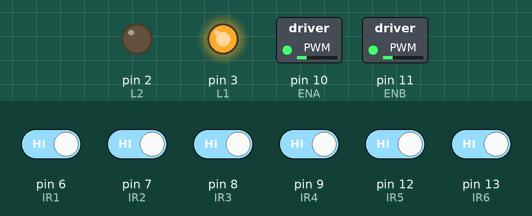
The sketch below on a simulated Arduino Uno, built with avr-gcc and run on an emulated ATmega328P. Shown: switched loads named in the sketch (green lamp = pin HIGH), output pins drawn as LEDs (lit = HIGH). Inputs (shaded band) come from the test bench; at power-on: pin 6 (IR1), pin 7 (IR2), pin 8 (IR3), pin 9 (IR4), pin 12 (IR5), pin 13 (IR6) HIGH. Pins used as bus, display or sensor lines are not drawn.

Above: at 1.2 s.
1.3 s: pin 6 (IR1) driven LOW
At 2.1 s:
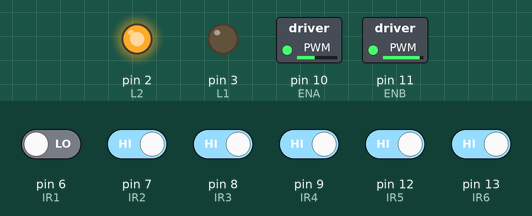
2.8 s: pin 7 (IR2) driven LOW
At 3.2 s:
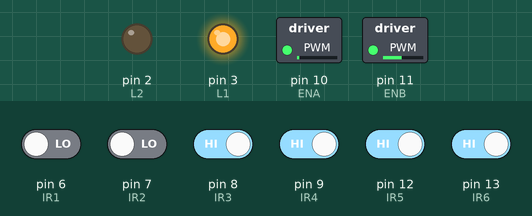
4.3 s: pin 7 (IR2) driven HIGH
At 5.5 s:
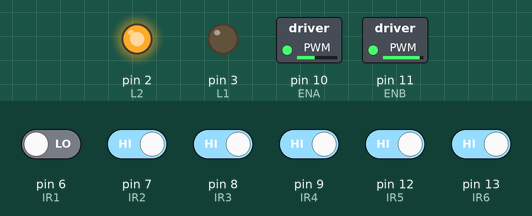
5.8 s: pin 8 (IR3) driven LOW
At 6.7 s:
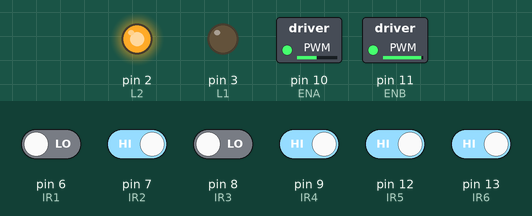
7.3 s: pin 6 (IR1) driven HIGH and pin 13 (IR6) driven LOW
At 7.9 s:
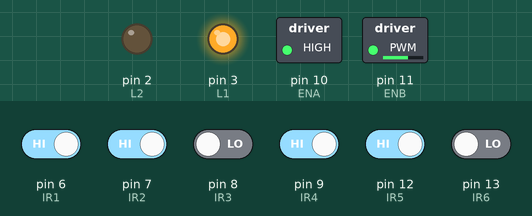
8.8 s: pin 8 (IR3) driven HIGH
At 10.2 s:
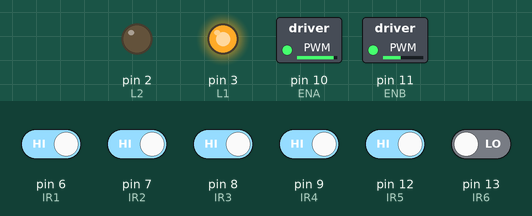
Timing chart, 0 to 11.3 s (numbered marks = the images above; inputs shaded):
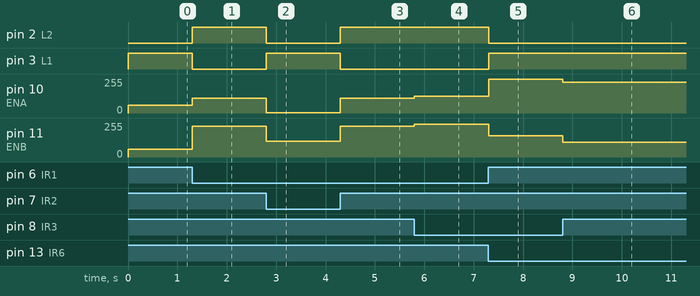

The sketch:

LFR_FINAL.ino
```cpp
//=====Pin Declaration=====//
//left to right
#define IR1 6
#define IR2 7
#define IR3 8
#define IR4 9
#define IR5 12
#define IR6 13

#define L2 2
#define L1 3
#define R2 4
#define R1 5

#define ENA 10
#define ENB 11

#define FWD 1
#define FWDL 0
#define FWDR 14
#define REVL 15


//=====PID values=====//
float P = 11.5;
float D = 0;
float I = 0;
float error = 0 ;
float oldErrorP = 0;
float oldErrorI = 0;
float totalError;


int baseSpeed = 60; //motor initial speed
float LMS;
float RMS;
float a;
float b;
float c;
float d;
float e;
float f;

int sensor[6] = {0, 0, 0, 0, 0, 0}; //array to store sensor readings


//=====Setup=====//
void setup()
{
  pinMode(IR1, INPUT);
  pinMode(IR2, INPUT);
  pinMode(IR3, INPUT);
  pinMode(IR4, INPUT);
  pinMode(IR5, INPUT);
  pinMode(IR6, INPUT);

  pinMode(L1, OUTPUT);
  pinMode(L2, OUTPUT);
  pinMode(R1, OUTPUT);
  pinMode(R2, OUTPUT);
  pinMode(ENA, OUTPUT);
  pinMode(ENB, OUTPUT);

  LMS = baseSpeed;
  RMS = baseSpeed;

  analogWrite(ENA, LMS);
  analogWrite(ENB, RMS);

}


//=====Destroy=====//
void loop()
{
  readSensors();
  calculateError();
  PID();

}


//=====Sensor Readings=====//
void readSensors()
{
  sensor[0] = digitalRead(IR1);
  sensor[1] = digitalRead(IR2);
  sensor[2] = digitalRead(IR3);
  sensor[3] = digitalRead(IR4);
  sensor[4] = digitalRead(IR5);
  sensor[5] = digitalRead(IR6);
}


//=====Error Calculation=====//
void calculateError()
{
  //WHITE AND DISCONTINUITY
  if (sensor[0] == 1 && sensor[1] == 1 && sensor[2] == 1 && sensor[3] == 1 && sensor[4] == 1 && sensor[5] == 1)
    error = 0;

  //PATH SPLIT
  if (sensor[0] == 0 && sensor[1] == 1 && sensor[2] == 1 && sensor[3] == 1 && sensor[4] == 1 && sensor[5] == 0)
    error  = 0;

  //T-POINT TO BE IGNORED
  if (sensor[0] == 0 && sensor[1] == 0 && sensor[2] == 0 && sensor[3] == 0 && sensor[4] == 0 && sensor[5] == 0)
    error = 0.1;

  //90 DEGREE
  if (sensor[0] == 1 && sensor[1] == 1 && sensor[2] == 0 && sensor[3] == 0 && sensor[4] == 0 && sensor[5] == 0)
    error = 12;

  //90 DEGREE
  if (sensor[0] == 0 && sensor[1] == 0 && sensor[2] == 0 && sensor[3] == 0 && sensor[4] == 1 && sensor[5] == 1)
    error = -9;

  //90 DEGREE
  if (sensor[0] == 1 && sensor[1] == 0 && sensor[2] == 0 && sensor[3] == 0 && sensor[4] == 0 && sensor[5] == 0)
    error = 10;

  //90 DEGREE
  if (sensor[0] == 0 && sensor[1] == 0 && sensor[2] == 0 && sensor[3] == 0 && sensor[4] == 0 && sensor[5] == 1)
    error  = -9;

  //ACUTE ANGLE
  if (sensor[0] == 1 && sensor[1] == 1 && sensor[2] == 0 && sensor[3] == 0 && sensor[4] == 1 && sensor[5] == 0)
    error  = 19;
  if (sensor[0] == 1 && sensor[1] == 1 && sensor[2] == 0 && sensor[3] == 1 && sensor[4] == 1 && sensor[5] == 0)
    error  = 19;
  if (sensor[0] == 1 && sensor[1] == 1 && sensor[2] == 1 && sensor[3] == 0 && sensor[4] == 1 && sensor[5] == 0)
    error  = 19;
  if (sensor[0] == 1 && sensor[1] == 0 && sensor[2] == 1 && sensor[3] == 0 && sensor[4] == 1 && sensor[5] == 1)
    error  = 19;

  //ACUTE ANGLE
  if (sensor[0] == 0 && sensor[1] == 1 && sensor[2] == 0 && sensor[3] == 0 && sensor[4] == 1 && sensor[5] == 1)
    error  = -16;
  if (sensor[0] == 0 && sensor[1] == 1 && sensor[2] == 1 && sensor[3] == 0 && sensor[4] == 1 && sensor[5] == 1)
    error  = -16;
  if (sensor[0] == 0 && sensor[1] == 1 && sensor[2] == 0 && sensor[3] == 1 && sensor[4] == 1 && sensor[5] == 1)
    error  = -16;
  //arrow
  if (sensor[0] == 0 && sensor[1] == 1 && sensor[2] == 0 && sensor[3] == 0 && sensor[4] == 1 && sensor[5] == 0)
  error  = 0;
  if (sensor[0] == 1 && sensor[1] == 0 && sensor[2] == 0 && sensor[3] == 0 && sensor[4] == 0 && sensor[5] == 1)
    error  = 0;
  //SETPOINT
  if (sensor[0] == 1 && sensor[1] == 1 && sensor[2] == 0 && sensor[3] == 0 && sensor[4] == 1 && sensor[5] == 1)
    error = 0;

  if (sensor[0] == 1 && sensor[1] == 1 && sensor[2] == 1 && sensor[3] == 1 && sensor[4] == 1 && sensor[5] == 0)
    error = 15;

  if (sensor[0] == 1 && sensor[1] == 1 && sensor[2] == 1 && sensor[3] == 1 && sensor[4] == 0 && sensor[5] == 0)
    error = 5;

  if (sensor[0] == 1 && sensor[1] == 1 && sensor[2] == 1 && sensor[3] == 0 && sensor[4] == 0 && sensor[5] == 0)
    error = 5;

  if (sensor[0] == 1 && sensor[1] == 1 && sensor[2] == 1 && sensor[3] == 1 && sensor[4] == 0 && sensor[5] == 1)
    error = 8;

  if (sensor[0] == 1 && sensor[1] == 1 && sensor[2] == 1 && sensor[3] == 0 && sensor[4] == 0 && sensor[5] == 1)
    error = 4;

  if (sensor[0] == 1 && sensor[1] == 1 && sensor[2] == 0 && sensor[3] == 0 && sensor[4] == 0 && sensor[5] == 1)
    error = 3;

  if (sensor[0] == 1 && sensor[1] == 1 && sensor[2] == 1 && sensor[3] == 0 && sensor[4] == 1 && sensor[5] == 1)
    error = 3;

  if (sensor[0] == 1 && sensor[1] == 0 && sensor[2] == 0 && sensor[3] == 0 && sensor[4] == 1 && sensor[5] == 1)
    error = -3;

  if (sensor[0] == 1 && sensor[1] == 1 && sensor[2] == 0 && sensor[3] == 1 && sensor[4] == 1 && sensor[5] == 1)
    error = -2;

  if (sensor[0] == 1 && sensor[1] == 0 && sensor[2] == 0 && sensor[3] == 1 && sensor[4] == 1 && sensor[5] == 1)
    error = -4;

  if (sensor[0] == 0 && sensor[1] == 0 && sensor[2] == 0 && sensor[3] == 1 && sensor[4] == 1 && sensor[5] == 1)
    error = -5;

  if (sensor[0] == 1 && sensor[1] == 0 && sensor[2] == 1 && sensor[3] == 1 && sensor[4] == 1 && sensor[5] == 1)
    error = -5;

  if (sensor[0] == 0 && sensor[1] == 0 && sensor[2] == 1 && sensor[3] == 1 && sensor[4] == 1 && sensor[5] == 1)
    error = -5;

  if (sensor[0] == 0 && sensor[1] == 1 && sensor[2] == 1 && sensor[3] == 1 && sensor[4] == 1 && sensor[5] == 1)
    error = -15;

  return;
}

void motor(int dir)
{
  if (dir == FWD)
  {
    digitalWrite(L1, HIGH);
    digitalWrite(L2, LOW);
    digitalWrite(R1, HIGH);
    digitalWrite(R2, LOW);
  }

  if (dir == FWDL)
  {
    digitalWrite(L1, HIGH);
    digitalWrite(L2, LOW);
    digitalWrite(R1, LOW);
    digitalWrite(R2, HIGH);
  }
  if (dir == FWDR)
  {
    digitalWrite(L1, LOW);
    digitalWrite(L2, HIGH);
    digitalWrite(R1, HIGH);
    digitalWrite(R2, LOW);
  }
}

void PID()
{
  float errorP = error;
  float errorD = error - oldErrorP;
  float errorI = I + oldErrorI;

  totalError = (P * errorP) + (D * errorD) + (I * errorI);

  oldErrorP = errorP;
  oldErrorI = errorI;

  LMS = baseSpeed + totalError;
  RMS = baseSpeed - totalError;

  if (LMS >= 0 && RMS >= 0)
  { e = LMS;
    f = RMS;

    constrain(e, 0, (baseSpeed));
    constrain(f, 0, (baseSpeed));
    analogWrite(ENA, e);
    analogWrite(ENB, f);
    motor(FWD);
  }
  if ((LMS >= 0) && (RMS < 0))
  { a = abs(RMS);
    b = abs(LMS);
    constrain(b, 0, (baseSpeed ));
    constrain(a, 0, (baseSpeed ));
    analogWrite(ENA, b);
    analogWrite(ENB, a);
    motor(FWDL);
  }
  if ((LMS < 0) && (RMS >= 0))
  { c = abs(LMS);
    d = abs(RMS);
    constrain(c, 0, (baseSpeed ));
    constrain(d, 0, (baseSpeed ));
    analogWrite(ENA, c);
    analogWrite(ENB, d);
    motor(FWDR);
    if (error == (19))
      delay(400);
    if (error == (-16))
      delay(300);
    if (error == 0.1)
      delay(200);
  }
}
```

Measured:
- after the input at 1.3 s, pin 2 (L2): LOW → HIGH at once; pin 3 (L1): HIGH → LOW at once; pin 10 (ENA): 60/255 → 112/255 at once; pin 11 (ENB): 60/255 → 232/255 at once
- after the input at 2.8 s, pin 2 (L2): HIGH → LOW at once; pin 3 (L1): LOW → HIGH at once; pin 10 (ENA): 112/255 → 2/255 at once; pin 11 (ENB): 232/255 → 117/255 at once
- after the input at 4.3 s, pin 2 (L2): LOW → HIGH at once; pin 3 (L1): HIGH → LOW at once; pin 10 (ENA): 2/255 → 112/255 at once; pin 11 (ENB): 117/255 → 232/255 at once
- after the input at 5.8 s, pin 10 (ENA): 112/255 → 124/255 at once; pin 11 (ENB): 232/255 → 244/255 at once
- after the input at 7.3 s, pin 2 (L2): HIGH → LOW at once; pin 3 (L1): LOW → HIGH at once; pin 10 (ENA): 124/255 → 255/255 at once; pin 11 (ENB): 244/255 → 158/255 at once
- after the input at 8.8 s, pin 10 (ENA): 255/255 → 232/255 at once; pin 11 (ENB): 158/255 → 112/255 at once
